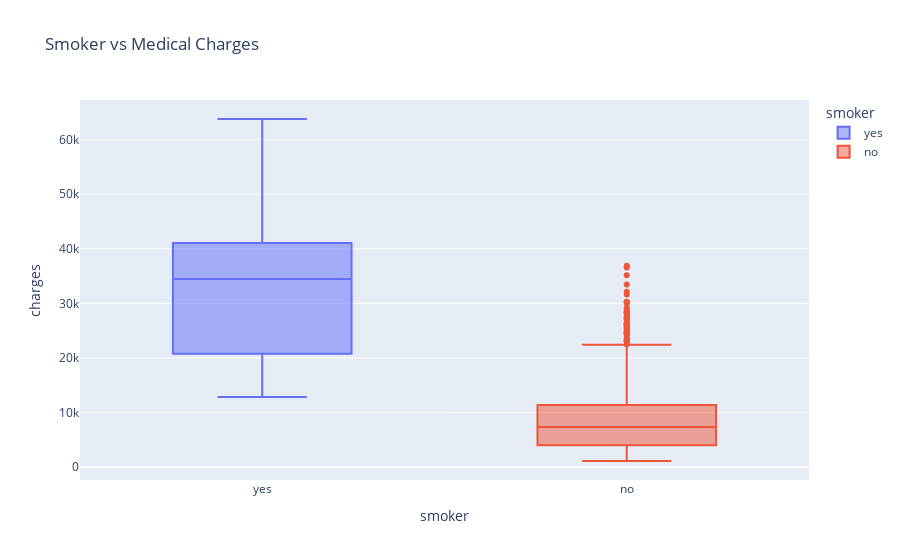

The notebook cell saved with this chart:
### Markdown cell above
### Smoker vs charges - BoxPlot

### Code cell
fig = px.box(
    df,
    x="smoker",
    y="charges",
    color="smoker",
    title="Smoker vs Medical Charges"
)

fig.show()

### Figure 1 — Plotly figure (JSON) as saved in the notebook; plotly's stock layout.template omitted (floating-point values rounded to 4 significant figures; data arrays with more than 128 entries replaced by an {"elided": "..."} marker saying what was removed)
{"data": [{"alignmentgroup": "True", "hovertemplate": "smoker=%{x}<br>charges=%{y}<extra></extra>", "legendgroup": "yes", "marker": {"color": "#636efa"}, "name": "yes", "notched": false, "offsetgroup": "yes", "orientation": "v", "showlegend": true, "type": "box", "x": {"elided": "274 str values"}, "x0": " ", "xaxis": "x", "y": {"elided": "274 float values"}, "y0": " ", "yaxis": "y"}, {"alignmentgroup": "True", "hovertemplate": "smoker=%{x}<br>charges=%{y}<extra></extra>", "legendgroup": "no", "marker": {"color": "#EF553B"}, "name": "no", "notched": false, "offsetgroup": "no", "orientation": "v", "showlegend": true, "type": "box", "x": {"elided": "1064 str values"}, "x0": " ", "xaxis": "x", "y": {"elided": "1064 float values"}, "y0": " ", "yaxis": "y"}], "layout": {"boxmode": "overlay", "legend": {"title": {"text": "smoker"}, "tracegroupgap": 0}, "title": {"text": "Smoker vs Medical Charges"}, "xaxis": {"anchor": "y", "categoryarray": ["yes", "no"], "categoryorder": "array", "domain": [0, 1], "title": {"text": "smoker"}}, "yaxis": {"anchor": "x", "domain": [0, 1], "title": {"text": "charges"}}}}
